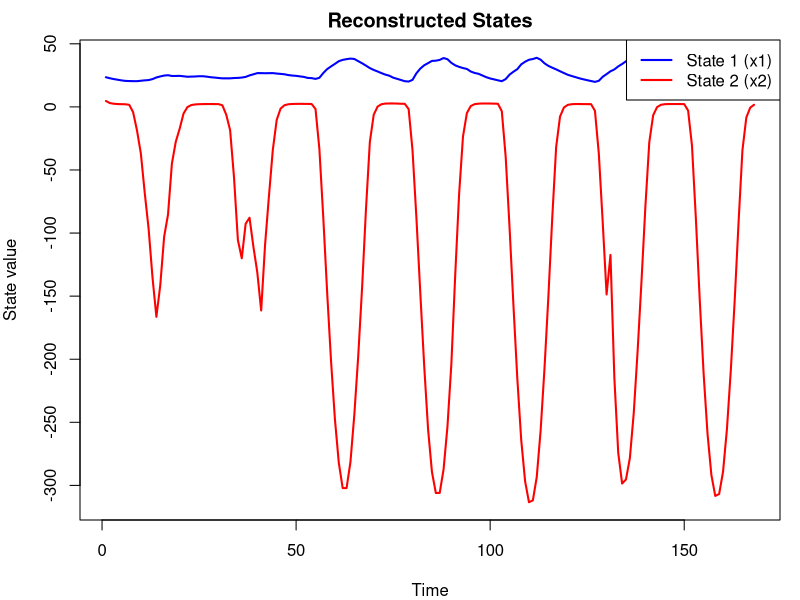
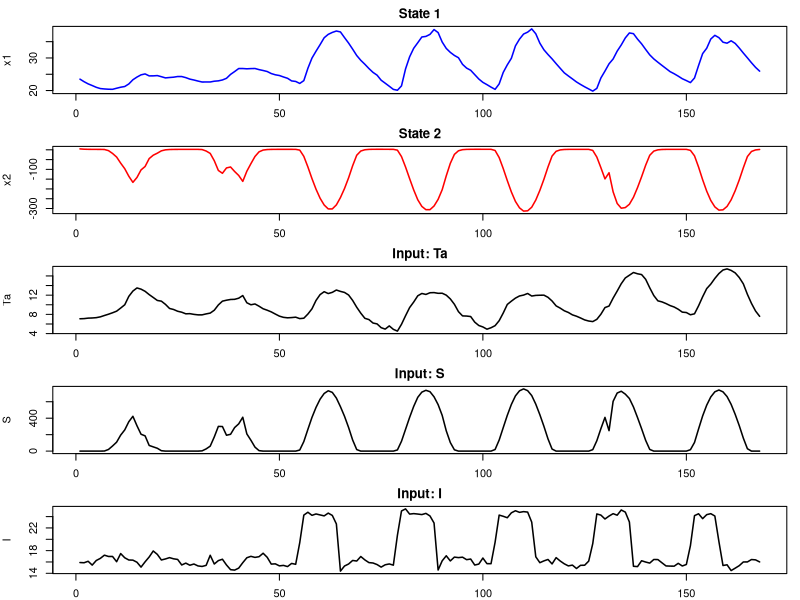

Write the R code that produced these figures, in order.

# filter + store states
kf_filter_states <- function(par, df) {
  A <- matrix(par[1:4], 2, 2)
  B <- matrix(par[5:10], 2, 3)
  L <- matrix(c(par[11], 0, par[12], par[13]), 2, 2)
  Q <- L %*% t(L)
  C <- matrix(c(1, 0), nrow=1)
  R <- matrix(par[14]^2, 1, 1)
  X0 <- matrix(par[15:16], 2, 1)
  
  # data
  Y <- as.matrix(df[,"Y",drop=FALSE])
  U <- as.matrix(df[,c("Ta","S","I")])
  Tn <- nrow(df)

  # initialize
  n      <- nrow(A)
#   x_est  <- matrix(Y[1,], n, 1)
  x_est <- X0
  P_est  <- diag(1e1, n)
  
  x_storage <- matrix(NA, nrow=Tn, ncol=2)
  
  for(t in 1:Tn) {
    x_pred <- A %*% x_est + B %*% matrix(U[t,], 3, 1)
    P_pred <- A %*% P_est %*% t(A) + Q
    
    # innovation
    y_pred <- C %*% x_pred
    S_t    <- C %*% P_pred %*% t(C) + R
    innov  <- Y[t,] - y_pred
    
    K_t   <- P_pred %*% t(C) %*% solve(S_t)
    x_est <- x_pred + K_t %*% innov
    P_est <- (diag(n) - K_t %*% C) %*% P_pred
    
    x_storage[t, ] <- as.vector(x_est)
  }
  
  colnames(x_storage) <- c("x1", "x2")
  x_storage
}


# Load data
df <- read.csv("assignment4/transformer_data.csv")

# df$Ta_s <- scale(df$Ta)
# df$S_s  <- scale(df$S)
# df$I_s  <- scale(df$I)
# df$Y_s <- scale(df$Y)


# Estimated parameter values from 2.3
est_par <- c(
  # A: 2x2 state transition matrix
   0.8,  0.08,   # A11, A12
   0.003,  0.3,   # A21, A22
  
  # B: 2x3 input matrix (inputs are Ta, S, I)
   0.1, -0.1, 0.004,   # B11, B12, B13 (effect of Ta, S, I on state 1)
   -0.3, 0.2, 0.03,   # B21, B22, B23 (effect on state 2)
  
  # Q (process noise covariance matrix, lower-triangular Cholesky)
   0.6,   # L11
   0.0007,  # L21 
   1,   # L22
  
  # R: observation noise variance (scalar, must be > 0)
    0.001,    # R

    # X0: initial state (2x1)
    10, 10   # X01, X02
)

# est_par <- c(
#   # A: 2x2 state transition matrix
#    1.0,  -0.1,   # A11, A12
#    1.0,  -0.05,   # A21, A22
  
#   # B: 2x3 input matrix (inputs are Ta, S, I)
#    1.5, -1.0, -0.02,   # B11, B12, B13 (effect of Ta, S, I on state 1)
#    -0.4, 0.5, 0.5,   # B21, B22, B23 (effect on state 2)
  
#   # Q (process noise covariance matrix, lower-triangular Cholesky)
#    -0.005,   # L11
#    0.4,  # L21 
#    0.4,   # L22
  
#   # R: observation noise variance (scalar, must be > 0)
#     0.2,    # R

#     # X0: initial state (2x1)
#     10, 10   # X01, X02
# )

# est_par <- c(
#   # A: 2x2 state transition matrix
#    0.07,  -0.3,   # A11, A12
#    -0.1,  0.7,   # A21, A22
  
#   # B: 2x3 input matrix (inputs are Ta, S, I)
#    0.04, -0.5, 0.03,   # B11, B12, B13 (effect of Ta, S, I on state 1)
#    -0.3, 0.06, -1.5,   # B21, B22, B23 (effect on state 2)
  
#   # Q (process noise covariance matrix, lower-triangular Cholesky)
#    0.03,   # L11
#    -0.06,  # L21 
#    0.8,   # L22
  
#   # R: observation noise variance (scalar, must be > 0)
#     0.001,    # R

#     # X0: initial state (2x1)
#     10, 10   # X01, X02
# )


# Reconstructed states
states <- kf_filter_states(est_par, df)

time <- 1:nrow(df)

# Plot both states in one figure and save as PNG
png("assignment4/plots/reconstructed_states.png", width=800, height=600, res = 150, pointsize = 9)
par(mfrow = c(1,1), mar = c(4,4,2,1))

plot(time, states[,"x1"], type="l", lwd=2, col="blue",
     ylim = range(states),
     xlab="Time", ylab="State value",
     main="Reconstructed States")
lines(time, states[,"x2"], lwd=2, col="red")
legend("topright", legend=c("State 1 (x1)","State 2 (x2)"), col=c("blue","red"), lwd=2)
dev.off()


# Plot the two states + three inputs in 5 subplots and save as PNG
png("assignment4/plots/states_and_inputs.png", width=800, height=1200, res = 150, pointsize = 9)
par(mfrow = c(5,1), mar = c(2,4,2,1))

# State 1
plot(time, states[,"x1"], type="l", lwd=1.5, col="#0000FF",
     xlab="", ylab="x1", main="State 1")
# State 2
plot(time, states[,"x2"], type="l", lwd=1.5, col="red",
     xlab="", ylab="x2", main="State 2")
# Input Ta_s
plot(time, df$Ta, type="l", lwd=1.5,
     xlab="", ylab="Ta", main="Input: Ta")
# Input S_s
plot(time, df$S, type="l", lwd=1.5,
     xlab="", ylab="S", main="Input: S")
# Input I_s
plot(time, df$I, type="l", lwd=1.5,
     xlab="Time", ylab="I", main="Input: I")

dev.off()